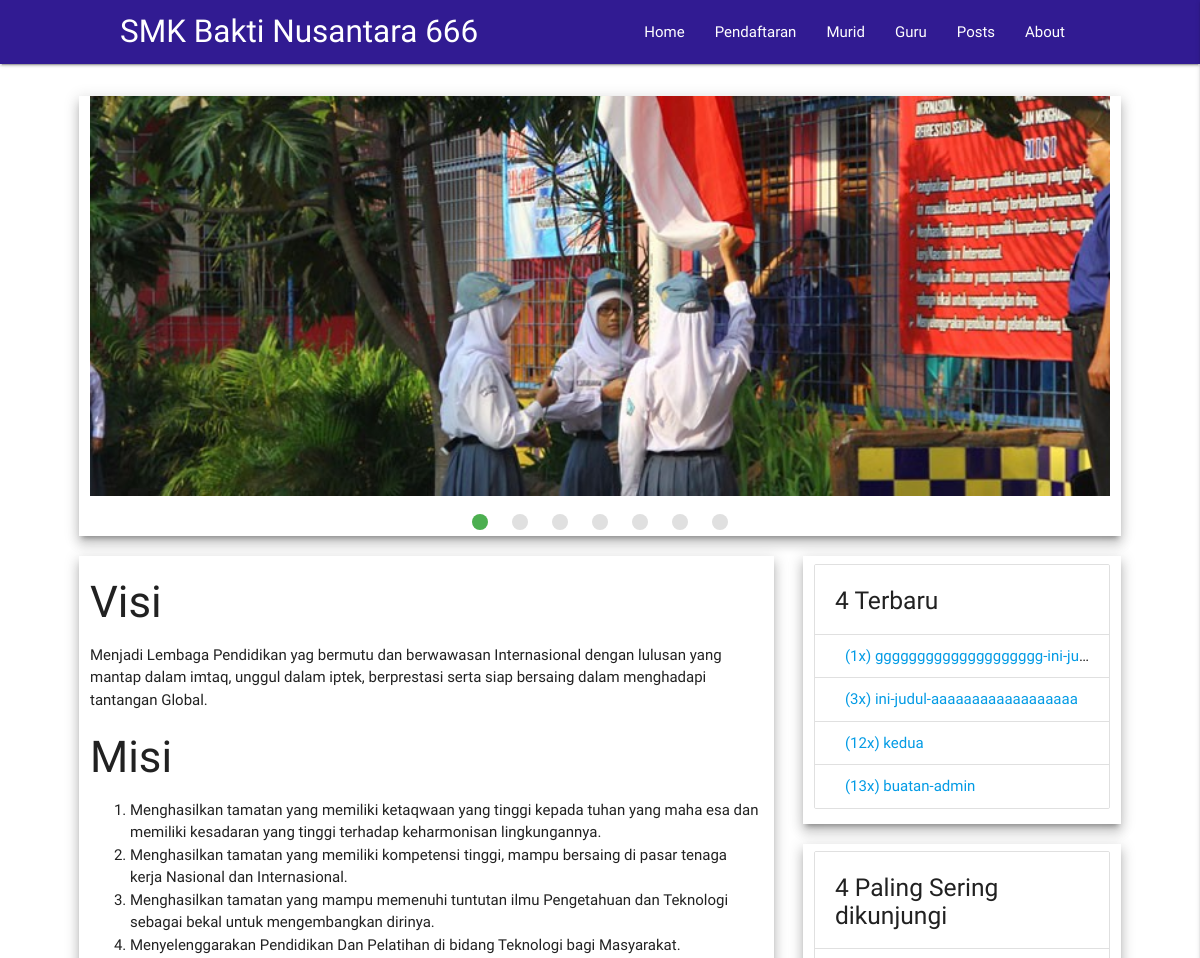
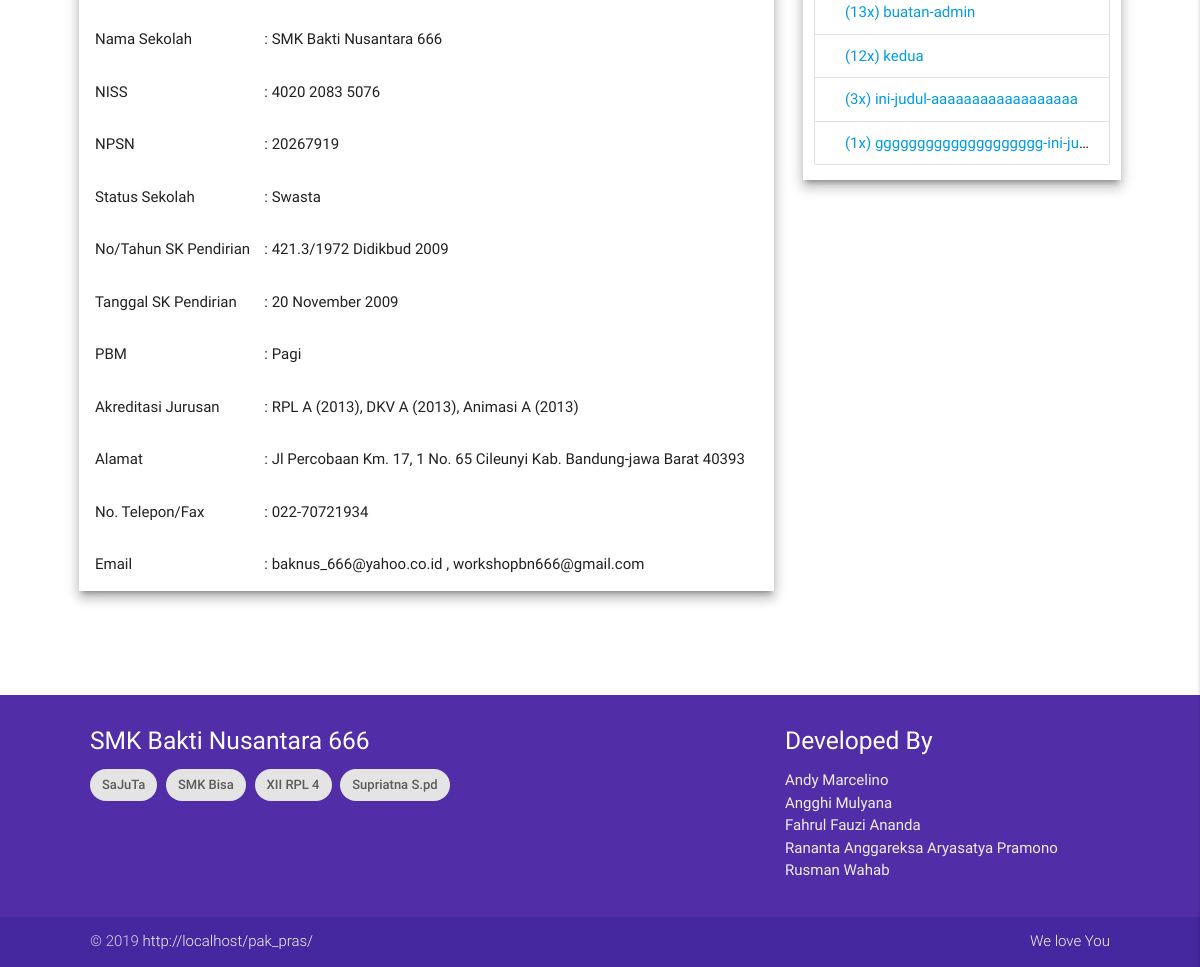
The page / on the database its author committed (2 pictures, top to bottom).
### tables this page shows
CREATE TABLE `posts` (
  `id` int(11) NOT NULL,
  `id_creator` int(11) NOT NULL,
  `role` varchar(1) NOT NULL,
  `title` varchar(64) NOT NULL,
  `body` mediumtext NOT NULL,
  `view_count` int(11) DEFAULT NULL,
  `created_at` datetime DEFAULT CURRENT_TIMESTAMP,
  `updated_at` datetime DEFAULT NULL ON UPDATE CURRENT_TIMESTAMP
);

### application/controllers/Welcome.php (called while the page is built, shortened)
<?php defined('BASEPATH') OR exit('No direct script access allowed');
class Welcome extends CI_Controller {
	public function __construct(){
		$this->load->model('M_Post');
	}
	public function index(){
		$this->load->view('welcome_message',[
			'data' => [
				'post' => [
					'newest' => $this->M_Post->get_newest(10),
					'popular' => $this->M_Post->get_popular(10)
				]
			]
		]);
	}
}

### index.php (called while the page is built, shortened)
<?php
require_once BASEPATH.'core/CodeIgniter.php';

### application/models/M_Post.php (called while the page is built, shortened)
<?php defined('BASEPATH') OR exit('No direct script access allowed');
class M_Post extends CI_Model {
	function get_newest($limit = 10){
		return $this->db->select('id,title,view_count')
						->order_by('id', 'DESC')
						->get('posts', $limit)->result_array();
	}
}

### application/views/post/_newest.php (the view)
<ul class="collection with-header">
	<li class="collection-header"><h5><?=count($data['post']['newest'])?> Terbaru</h5></li>
	<?php
		foreach ($data['post']['newest'] as $key => $value) {
			?>
			<li class="collection-item truncate">
				<a href="<?=base_url().'post/view/'.$value['id'].'/'.$value['title']?>"
					data-tooltip="View count: <?=$value['view_count']?><br>Title: <?=$value['title']?>" class='tooltipped'>
					(<?=$value['view_count']?>x) <?=$value['title']?>
				</a>
			</li>
			<?php
		}
	?>
</ul>

### application/views/_atas.php (shortened to what this page needs)
<!DOCTYPE html>
<html lang="en">
<head>
	<link rel="stylesheet" href="<?=base_url()?>assets/materialize/css/materialize.min.css" media='all'>
	<link rel="stylesheet" href="<?=base_url()?>assets/material-design-icons/material-icons.css">
</head>
<body>

### application/views/_nav.php (shortened to what this page needs)
<nav class="deep-purple darken-4" style="position: fixed;top:0;z-index: 1000">
    <div class="nav-wrapper" style="padding: 0 10%;">
		<a href="<?=base_url()?>" class="brand-logo">SMK Bakti Nusantara 666</a>
		<ul id="nav-mobile" class="right hide-on-med-and-down">
			<li><a href="<?=base_url()?>">Home</a></li>
			<li><a href="#" class='dropdown-button' data-activates='pendaftaran' data-beloworigin='true'>Pendaftaran</a></li>
			<li><a href="<?=base_url()?>daftar/calon_murid">Murid</a></li>
			<li><a href="<?=base_url()?>daftar/guru">Guru</a></li>
			<li><a href="<?=base_url()?>post">Posts</a></li>
			<li><a href="<?=base_url()?>about">About</a></li>
		</ul>
    </div>
</nav>

### application/views/welcome_message.php (shortened to what this page needs)
<?php defined('BASEPATH') OR exit('No direct script access allowed');
	$this->load->view('_atas');
	$this->load->view('_nav');
?>
<div class="container" style="margin-top: 32px">
	<div class="row">
		<div class="col s12 m12 l12 xl12 z-depth-4">
			<div class="slider">
				<ul class="slides">
					<li><img src="<?=base_url()?>assets/img/slider/1.jpg"></li>
				</ul>
			</div>
		</div>
	</div>
	<div class="row">
		<div class="col s12 m12 l8 xl8 z-depth-4">
			<h3>Visi</h3>
			<p>
				Menjadi Lembaga Pendidikan yag bermutu dan berwawasan Internasional dengan
				lulusan yang mantap dalam imtaq, unggul dalam iptek, berprestasi serta siap
				bersaing dalam menghadapi tantangan Global.
			</p>
			<h3>Misi</h3>
			<p>
				<ol>
					<li>
						Menghasilkan tamatan yang memiliki ketaqwaan yang tinggi kepada tuhan
						yang maha esa dan memiliki kesadaran yang tinggi terhadap keharmonisan
						lingkungannya.
					</li>
					<li>
						Menghasilkan tamatan yang memiliki kompetensi tinggi, mampu bersaing
						di pasar tenaga kerja Nasional dan Internasional.
					</li>
					<li>
						Menghasilkan tamatan yang mampu memenuhi tuntutan ilmu Pengetahuan
						dan Teknologi sebagai bekal untuk mengembangkan dirinya.
					</li>
					<li>
						Menyelenggarakan Pendidikan Dan Pelatihan di bidang Teknologi bagi Masyarakat.
					</li>
				</ol>
			</p>
			<table>
				<tr>
					<td>Nama Sekolah</td>
					<td>: SMK Bakti Nusantara 666</td>
				</tr>
				<tr>
					<td>NISS</td>
					<td>: 4020 2083 5076</td>
				</tr>
				<tr>
					<td>NPSN</td>
					<td>: 20267919</td>
				</tr>
				<tr>
					<td>Status Sekolah</td>
					<td>: Swasta</td>
				</tr>
				<tr>
					<td>No/Tahun SK Pendirian</td>
					<td>: 421.3/1972 Didikbud 2009</td>
				</tr>
				<tr>
					<td>Tanggal SK Pendirian</td>
					<td>: 20 November 2009</td>
				</tr>
				<tr>
					<td>PBM</td>
					<td>: Pagi</td>
				</tr>
				<tr>
					<td>Akreditasi Jurusan</td>
					<td>: RPL A (2013), DKV A (2013), Animasi A (2013)</td>
				</tr>
				<tr>
					<td>Alamat</td>
					<td>: Jl Percobaan Km. 17, 1 No. 65 Cileunyi Kab. Bandung-jawa Barat 40393</td>
				</tr>
				<tr>
					<td>No. Telepon/Fax</td>
					<td>: 022-70721934</td>
				</tr>
				<tr>
					<td>Email</td>
					<td>: baknus_666@yahoo.co.id , workshopbn666@gmail.com</td>
				</tr>
			</table>
		</div>
		<div class="col s12 m12 l4 xl4">
			<div class="row">
				<div class="col l11 xl11 push-l1 push-xl1 z-depth-4">
					<?php $this->load->view('post/_newest') ?>
				</div>
			</div>
			<div class="row">
				<div class="col l11 xl11 push-l1 push-xl1 z-depth-4">
					<?php $this->load->view('post/_most_popular') ?>
				</div>
			</div>
		</div>
	</div>
</div>
<?php
	$this->load->view('_footer');

### application/views/post/_most_popular.php
<ul class="collection with-header">
	<li class="collection-header"><h5><?=count($data['post']['popular'])?> Paling Sering dikunjungi</h5></li>
	<?php
		foreach ($data['post']['popular'] as $key => $value) {
			?>
			<li class="collection-item truncate">
				<a href="<?=base_url().'post/view/'.$value['id'].'/'.$value['title']?>"
					data-tooltip="View count: <?=$value['view_count']?><br>Title: <?=$value['title']?>" class='tooltipped'>
					(<?=$value['view_count']?>x) <?=$value['title']?>
				</a>
			</li>
			<?php
		}
	?>
</ul>

### application/views/_footer.php
<div style="flex: 1 1 auto;padding-top: 20px"></div>
<footer class="page-footer deep-purple darken-2">
	<div class="container">
		<div class="row">
			<div class="col l7 s12">
				<h5 class="white-text">SMK Bakti Nusantara 666</h5>
				<p class="grey-text text-lighten-4">
					<span class="chip">SaJuTa</span>
					<span class="chip">SMK Bisa</span>
					<span class="chip">XII RPL 4</span>
					<span class="chip">Supriatna S.pd</span>
				</p>
			</div>
			<div class="col l4 offset-l1 s12">
				<h5 class="white-text">Developed By</h5>
				<ul>
					<li><a class="grey-text text-lighten-3" href="#!">Andy Marcelino</a></li>
					<li><a class="grey-text text-lighten-3" href="#!">Angghi Mulyana</a></li>
					<li><a class="grey-text text-lighten-3" href="#!">Fahrul Fauzi Ananda</a></li>
					<li><a class="grey-text text-lighten-3" href="#!">Rananta Anggareksa Aryasatya Pramono</a></li>
					<li><a class="grey-text text-lighten-3" href="#!">Rusman Wahab</a></li>
				</ul>
			</div>
		</div>
	</div>
	<div class="footer-copyright deep-purple darken-3">
		<div class="container">
			&copy; <?=date('Y',time())?> <a class="grey-text text-lighten-4" href="<?=base_url()?>"><?=base_url()?></a>
			<a class="grey-text text-lighten-4 right" href="#!">We love You</a>
		</div>
	</div>
</footer>

### application/views/_atas.php (style rules this page uses)
body { display: flex; min-height: 100vh; flex-direction: column; padding-top: 64px; }
footer { margin-top: 64px; }

### rows shown on the page
posts: view_count "1", title "gggggggggggggggggggg-ini-j…"
posts: view_count "3", title "ini-judul-aaaaaaaaaaaaaaaaaa"
posts: view_count "12", title "kedua"
posts: view_count "13", title "buatan-admin"

### other values the page prints
count($data['post']['newest']) "4"
count($data['post']['popular']) "4"
base_url() "http://localhost/pak_pras/"
